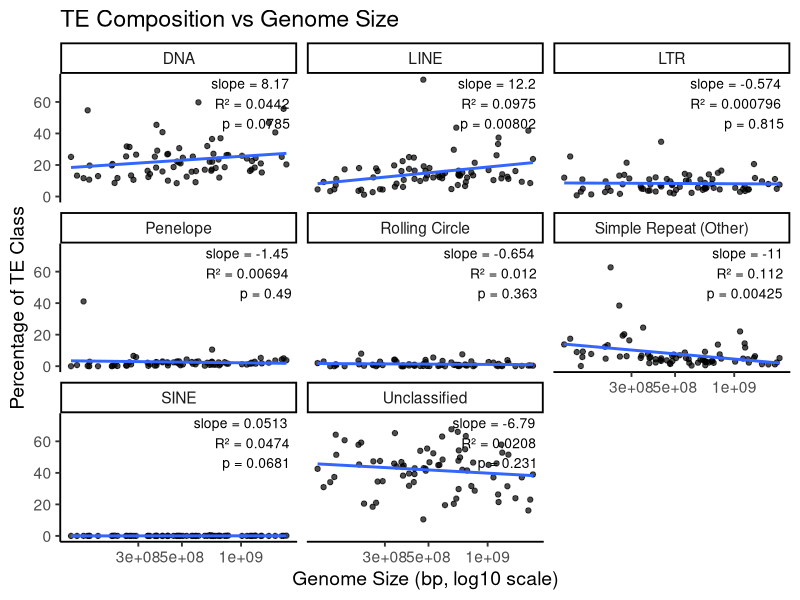
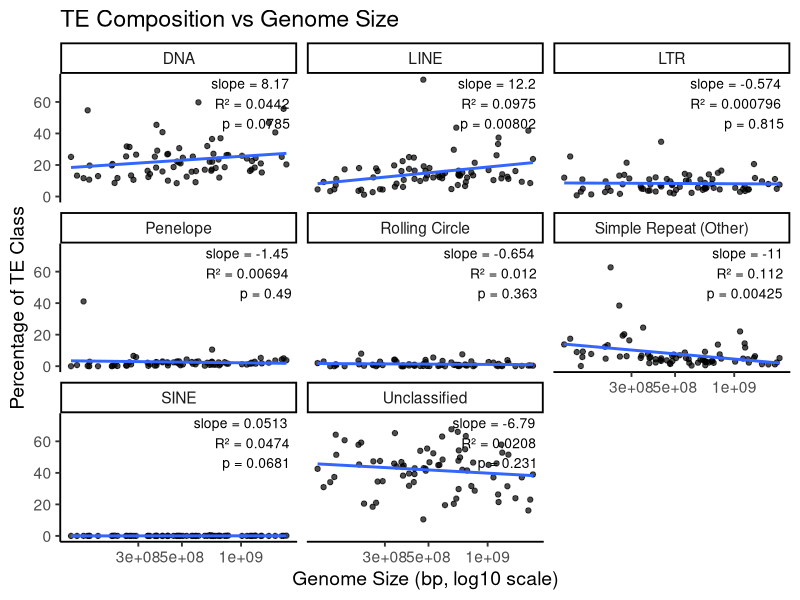

Write the R code that produced these figures, in order.
library(tidyverse)
library(broom)

df <- read_csv("75_repeat_summary.csv")

df_long <- df %>%
  pivot_longer(
    cols = c("DNA", "Rolling Circle", "Penelope", "LINE", "SINE", "LTR", "Simple Repeat (Other)", "Unclassified"),
    names_to = "TE_class",
    values_to = "percent"
  )

model_stats <- df_long %>%
  group_by(TE_class) %>%
  group_modify(~{
    model <- lm(percent ~ log10(`Genome Size`), data = .x)

    tidy_mod <- tidy(model)
    glance_mod <- glance(model)

    slope_row <- tidy_mod %>%
      filter(term != "(Intercept)") %>%
      slice(1)

    tibble(
      slope = slope_row$estimate,
      p_value = slope_row$p.value,
      r_squared = glance_mod$r.squared
    )
  }) %>%
  ungroup() %>%
  mutate(
    label = paste0(
      "slope = ", signif(slope, 3), "\n",
      "R² = ", signif(r_squared, 3), "\n",
      "p = ", signif(p_value, 3)
    )
  )

p <- ggplot(df_long, aes(x = `Genome Size`, y = percent)) +
  geom_point(alpha = 0.7) +
  geom_smooth(method = "lm", se = FALSE) +
  facet_wrap(~ TE_class) +
  geom_text(
    data = model_stats,
    aes(x = Inf, y = Inf, label = label),
    hjust = 1.1,
    vjust = 1.1,
    inherit.aes = FALSE,
    size = 3.5
  ) +
  scale_x_log10() +
  labs(
    x = "Genome Size (bp, log10 scale)",
    y = "Percentage of TE Class",
    title = "TE Composition vs Genome Size"
  ) +
  theme_classic(base_size = 14)

print(p)

ggsave("TE_vs_genome_size_with_stats.pdf", p, width = 12, height = 8, dpi = 600)

# optional: print the stats table too
print(model_stats)
write_csv(model_stats, "TE_vs_genome_size_model_stats.csv")
